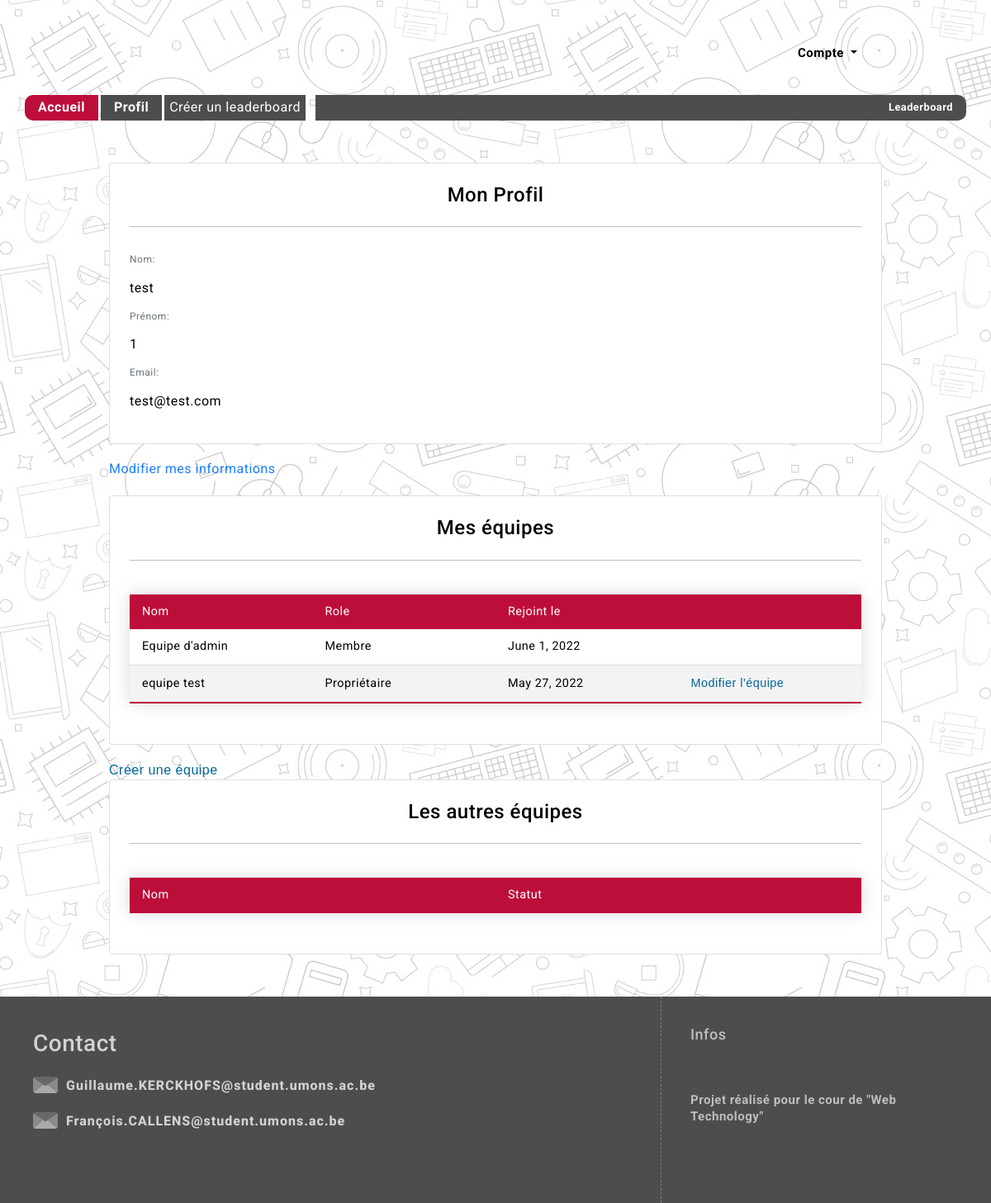
Page /profil/ (signed in) on the committed database.
### users/models.py (models this page shows, shortened)
class CustomUser(AbstractBaseUser, PermissionsMixin):
    user_name = models.CharField(max_length=150, unique=True)
    email = models.EmailField( unique=True)
    first_name = models.CharField(max_length=150, blank=True)
    last_name = models.CharField(max_length=150, blank=True)
    is_dev = models.BooleanField(default=False)
    is_staff = models.BooleanField(default=False)
    is_active = models.BooleanField(default=True,editable=False)
    objects = CustomAccountManager()
    USERNAME_FIELD = 'user_name'
    REQUIRED_FIELDS = ['email', 'first_name','last_name']

class Membership(models.Model):
    OWNER = 1
    ADMIN = 2
    MEMBER = 3
    PENDING = 4
    ROLE_CHOICES = (
        (OWNER, 'Propriétaire'),
        (ADMIN, 'Admin'),
        (MEMBER, 'Membre'),
        (PENDING,'En attente')
    )
    member = models.ForeignKey(CustomUser, on_delete=models.CASCADE)
    team = models.ForeignKey(Team, on_delete=models.CASCADE)
    date_joined = models.DateField(default=datetime.now, blank=True)
    role = models.PositiveSmallIntegerField(choices=ROLE_CHOICES, default=PENDING)
    def getRole(self):
        if(self.role==1):
            return 'Propriétaire'
        elif(self.role==2):
            return 'Admin'
        elif(self.role==3):
            return 'Membre'
        else:
            return 'En attente'

class Team(models.Model):
    name=models.CharField(max_length=150, unique=True)
    members=models.ManyToManyField(CustomUser,through="Membership")

### gui/views.py (the view)
# urls.py: path("profil/",profil_view,name="profil"),
@login_required
def profil_view(request):
	user_team,waiting_team,other_team=getAllTeam(request.user)
	context = {'user_team': user_team,'waiting_team':waiting_team,'other_team':other_team}
	return render(request,'gui/HTML/profil.html',context)

### gui/views.py (called while the page is built)
def getAllTeam(user):
	membership=Membership.objects.all()
	team=Team.objects.all()
	waiting_team=[]
	user_team=[]
	other_team=[]
	for t in team:
		try:
			membership=Membership.objects.get(member=user,team=t)
			if membership:
				if membership.role==4:
					waiting_team.append(t)
				else:
					user_team.append(membership)
		except:
			other_team.append(t)
	return user_team,waiting_team,other_team

### templates/gui/HTML/Profil.html (shortened to what this page needs)
{% extends "gui/HTML/base.html" %}
{% load bootstrap5 %}
{% block content %}
        <div class="container" id="Informations">
                <div class="card p-4">
                    <h4 class="card-title font-weight-bold text-center">Mon Profil</h4>
                    <hr>
                    <div class="card-text">
                        <p class="text-muted mb-0" style="font-size: 12px">Nom:</p>
                        <p>{{ user.last_name }}</p>
                        <p class="text-muted mb-0" style="font-size: 12px">Prénom:</p>
                        <p>{{ user.first_name }}</p>
                        <p class="text-muted mb-0" style="font-size: 12px">Email:</p>
                        <p>{{ user.email }} </p>
                    </div>
                </div>
                <div>
                    <a href="/profil/edit">Modifier mes informations </a>
                </div>
            <div class="card p-4">
                <h4 class="card-title font-weight-bold text-center">Mes équipes</h4>
                <hr>
                <div class="card-text">
                    <table>
                        <thead>
                            <tr>
                                <td>Nom</td>
                                <td>Role</td>
                                <td>Rejoint le</td>
                                <td></td>
                            </tr>
                        </thead>
                        {% for t in user_team %}
                                <tr>
                                    <td><a href="{% url 'teamProfil' t.team.id %}" class="linkProfil">{{t.team.name}} </a> </td>
                                    <td> {{t.getRole}} </td>
                                    <td>  {{t.date_joined}}</td>
                                        {% if t.role == 1 %}
                                        <td><button hx-get="{% url 'updateTeam' team_id=t.team.id%}" hx-target="#dialog" class="buttonLink">Modifier l'équipe </button></td>
                                        {% endif %}
                                </tr>
                        {% endfor %}
                    </table>
                </div>
            </div>
            <div>
                <button hx-get="{% url 'createTeam' %}" hx-target="#dialog" class="buttonLink">
                    Créer une équipe                  </button>
            </div>
            <div class="card p-4">
                <h4 class="card-title font-weight-bold text-center">Les autres équipes</h4>
                <hr>
                <div class="card-text">
                    <table>
                        <thead>
                            <tr>
                                <td>Nom</td>
                                <td>Statut</td>
                            </tr>
                        </thead>
                    </table>
                </div>
            </div>
        </div>
{% endblock %}

### static/CSS/default.css (style rules this page uses)
* { box-sizing: border-box; font-family: 'Roboto', Arial, Helvetica, sans-serif; letter-spacing: 0.5px; }
html, body { margin: 0; padding: 0; font-size: 16px; line-height: 1.3; height: 100%; }
body { background: url(../images/background_20.png) 600px repeat; background-attachment: fixed; }
a { text-decoration: none; color: #1b7eff; }
.buttonLink { background: none!important; border: none; padding: 0!important; font-family: arial, sans-serif; color: #069; cursor: pointer; }

### static/CSS/style.css (style rules this page uses)
.card { color:black; height: 100%; }
p { margin-top: 1rem; }
.linkProfil { color: black; }

### static/CSS/table.css (style rules this page uses)
table { border-collapse: collapse; margin: 25px 0; font-size: 0.9em; font-family: sans-serif; width: 100%; box-shadow: 0 0 20px rgba(0, 0, 0, 0.15); }
table thead tr { background-color: #BD0E3A; color: #ffffff; text-align: left; }
table th, table td { padding: 12px 15px; width: 25%; }
table tbody tr { border-bottom: 1px solid #dddddd; }
table tbody tr:nth-of-type(even) { background-color: #f3f3f3; }
table tbody tr:last-of-type { border-bottom: 2px solid #BD0E3A; }

### rows in the picture
CustomUser: last_name "test", first_name "1", email "test@test.com"
Membership: team.name "Equipe d'admin", getRole "Membre", date_joined "June 1, 2022"
Membership: team.name "equipe test", getRole "Propriétaire", date_joined "May 27, 2022", shows "Modifier l'équipe"
